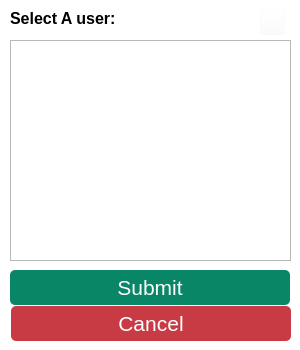
<?xml version="1.0" encoding="UTF-8"?>
<ui version="4.0">
 <class>MainWindow</class>
 <widget class="QMainWindow" name="MainWindow">
  <property name="geometry">
   <rect>
    <x>0</x>
    <y>0</y>
    <width>300</width>
    <height>350</height>
   </rect>
  </property>
  <property name="minimumSize">
   <size>
    <width>300</width>
    <height>350</height>
   </size>
  </property>
  <property name="maximumSize">
   <size>
    <width>300</width>
    <height>350</height>
   </size>
  </property>
  <property name="windowTitle">
   <string>Select a User</string>
  </property>
  <widget class="QWidget" name="centralwidget">
   <property name="styleSheet">
    <string notr="true">#centralwidget {
background-color:rgb(255, 255, 255);
}</string>
   </property>
   <widget class="QStackedWidget" name="stackedWidget">
    <property name="geometry">
     <rect>
      <x>0</x>
      <y>0</y>
      <width>300</width>
      <height>350</height>
     </rect>
    </property>
    <property name="currentIndex">
     <number>0</number>
    </property>
    <widget class="QWidget" name="main_page">
     <widget class="QPushButton" name="submit">
      <property name="geometry">
       <rect>
        <x>10</x>
        <y>270</y>
        <width>280</width>
        <height>35</height>
       </rect>
      </property>
      <property name="minimumSize">
       <size>
        <width>280</width>
        <height>35</height>
       </size>
      </property>
      <property name="maximumSize">
       <size>
        <width>280</width>
        <height>35</height>
       </size>
      </property>
      <property name="font">
       <font>
        <pointsize>16</pointsize>
       </font>
      </property>
      <property name="styleSheet">
       <string notr="true">QPushButton {
background-color:rgb(9, 134, 101);
color:rgb(255, 255, 255);
border-radius: 5px;
}

QPushButton:pressed{
padding-left:5px;
padding-top:5px; 
background-color:rgb(6, 86, 65);
background-position:calc(100% - 10px)center;
}

QPushButton:hover{
background-color:rgb(6, 86, 65);
}
</string>
      </property>
      <property name="text">
       <string>Submit</string>
      </property>
     </widget>
     <widget class="QPushButton" name="cancel">
      <property name="geometry">
       <rect>
        <x>11</x>
        <y>306</y>
        <width>280</width>
        <height>35</height>
       </rect>
      </property>
      <property name="minimumSize">
       <size>
        <width>280</width>
        <height>35</height>
       </size>
      </property>
      <property name="maximumSize">
       <size>
        <width>280</width>
        <height>35</height>
       </size>
      </property>
      <property name="font">
       <font>
        <pointsize>16</pointsize>
       </font>
      </property>
      <property name="styleSheet">
       <string notr="true">QPushButton {
background-color:rgb(201, 59, 68);
color:rgb(255, 255, 255);
border-radius: 5px;
}

QPushButton:pressed{
padding-left:5px;
padding-top:5px; 
background-color:rgb(144,39,46);
background-position:calc(100% - 10px)center;
}

QPushButton:hover{
background-color:rgb(144,39,46);
}
</string>
      </property>
      <property name="text">
       <string>Cancel</string>
      </property>
     </widget>
     <widget class="QLabel" name="label">
      <property name="geometry">
       <rect>
        <x>10</x>
        <y>10</y>
        <width>121</width>
        <height>16</height>
       </rect>
      </property>
      <property name="font">
       <font>
        <pointsize>12</pointsize>
        <weight>75</weight>
        <bold>true</bold>
       </font>
      </property>
      <property name="text">
       <string>Select A user:</string>
      </property>
     </widget>
     <widget class="QListWidget" name="user_list">
      <property name="geometry">
       <rect>
        <x>10</x>
        <y>40</y>
        <width>281</width>
        <height>221</height>
       </rect>
      </property>
     </widget>
     <widget class="QPushButton" name="reff_btn">
      <property name="geometry">
       <rect>
        <x>260</x>
        <y>10</y>
        <width>25</width>
        <height>25</height>
       </rect>
      </property>
      <property name="styleSheet">
       <string notr="true">background-color: rgba(255, 255, 255, 10);</string>
      </property>
      <property name="text">
       <string/>
      </property>
     </widget>
    </widget>
    <widget class="QWidget" name="wating_page">
     <widget class="QLabel" name="label_2">
      <property name="geometry">
       <rect>
        <x>100</x>
        <y>50</y>
        <width>101</width>
        <height>31</height>
       </rect>
      </property>
      <property name="font">
       <font>
        <pointsize>16</pointsize>
        <weight>75</weight>
        <bold>true</bold>
       </font>
      </property>
      <property name="text">
       <string>Waiting...</string>
      </property>
     </widget>
     <widget class="QLabel" name="spin">
      <property name="geometry">
       <rect>
        <x>100</x>
        <y>130</y>
        <width>100</width>
        <height>100</height>
       </rect>
      </property>
      <property name="minimumSize">
       <size>
        <width>100</width>
        <height>100</height>
       </size>
      </property>
      <property name="maximumSize">
       <size>
        <width>100</width>
        <height>100</height>
       </size>
      </property>
      <property name="text">
       <string/>
      </property>
      <property name="scaledContents">
       <bool>true</bool>
      </property>
     </widget>
    </widget>
    <widget class="QWidget" name="res_page">
     <widget class="QLabel" name="res">
      <property name="geometry">
       <rect>
        <x>100</x>
        <y>100</y>
        <width>100</width>
        <height>100</height>
       </rect>
      </property>
      <property name="text">
       <string/>
      </property>
      <property name="scaledContents">
       <bool>true</bool>
      </property>
     </widget>
     <widget class="QLabel" name="res_text_lab">
      <property name="geometry">
       <rect>
        <x>10</x>
        <y>250</y>
        <width>281</width>
        <height>71</height>
       </rect>
      </property>
      <property name="font">
       <font>
        <pointsize>12</pointsize>
        <weight>50</weight>
        <bold>false</bold>
       </font>
      </property>
      <property name="text">
       <string>Succes</string>
      </property>
      <property name="scaledContents">
       <bool>false</bool>
      </property>
      <property name="alignment">
       <set>Qt::AlignCenter</set>
      </property>
      <property name="wordWrap">
       <bool>true</bool>
      </property>
     </widget>
    </widget>
   </widget>
  </widget>
 </widget>
 <resources/>
 <connections/>
</ui>
